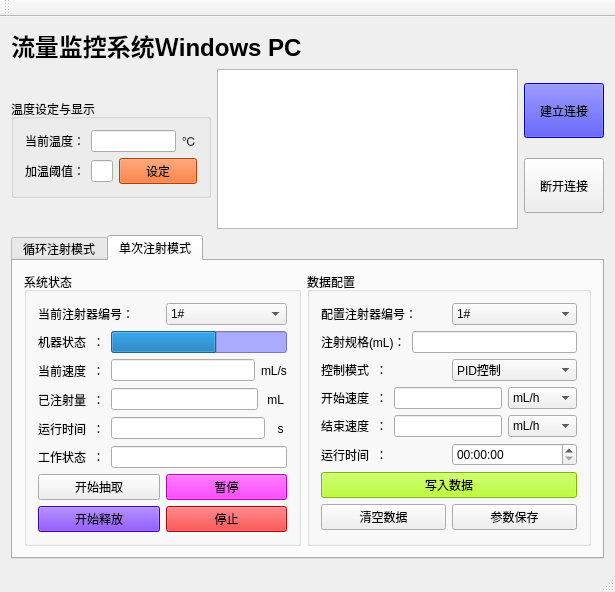
<?xml version="1.0" encoding="UTF-8"?>
<ui version="4.0">
 <class>MainWindow</class>
 <widget class="QMainWindow" name="MainWindow">
  <property name="geometry">
   <rect>
    <x>0</x>
    <y>0</y>
    <width>615</width>
    <height>592</height>
   </rect>
  </property>
  <property name="windowTitle">
   <string>MainWindow</string>
  </property>
  <widget class="QWidget" name="centralWidget">
   <layout class="QVBoxLayout" name="verticalLayout_12">
    <item>
     <layout class="QHBoxLayout" name="horizontalLayout_17">
      <item>
       <widget class="QLabel" name="label_3">
        <property name="text">
         <string>&lt;html&gt;&lt;head/&gt;&lt;body&gt;&lt;p&gt;&lt;span style=&quot; font-size:18pt; font-weight:600;&quot;&gt;流量监控系统Ｗindows PC&lt;/span&gt;&lt;/p&gt;&lt;/body&gt;&lt;/html&gt;</string>
        </property>
       </widget>
      </item>
      <item>
       <spacer name="horizontalSpacer">
        <property name="orientation">
         <enum>Qt::Horizontal</enum>
        </property>
        <property name="sizeHint" stdset="0">
         <size>
          <width>40</width>
          <height>20</height>
         </size>
        </property>
       </spacer>
      </item>
     </layout>
    </item>
    <item>
     <layout class="QHBoxLayout" name="horizontalLayout_21">
      <item>
       <widget class="QGroupBox" name="groupBox_8">
        <property name="minimumSize">
         <size>
          <width>200</width>
          <height>99</height>
         </size>
        </property>
        <property name="maximumSize">
         <size>
          <width>100</width>
          <height>99</height>
         </size>
        </property>
        <property name="title">
         <string>温度设定与显示</string>
        </property>
        <layout class="QVBoxLayout" name="verticalLayout_7">
         <item>
          <layout class="QVBoxLayout" name="verticalLayout_6">
           <item>
            <layout class="QHBoxLayout" name="horizontalLayout_5">
             <item>
              <widget class="QLabel" name="label_19">
               <property name="text">
                <string>当前温度：</string>
               </property>
              </widget>
             </item>
             <item>
              <widget class="QLineEdit" name="lineEdit_all_temp">
               <property name="text">
                <string/>
               </property>
               <property name="readOnly">
                <bool>true</bool>
               </property>
              </widget>
             </item>
             <item>
              <widget class="QLabel" name="label_26">
               <property name="text">
                <string>℃</string>
               </property>
              </widget>
             </item>
            </layout>
           </item>
           <item>
            <layout class="QHBoxLayout" name="horizontalLayout_15">
             <item>
              <widget class="QLabel" name="label_30">
               <property name="text">
                <string>加温阈值：</string>
               </property>
              </widget>
             </item>
             <item>
              <widget class="QLineEdit" name="lineEdit_all_setTemp">
               <property name="text">
                <string/>
               </property>
              </widget>
             </item>
             <item>
              <widget class="QPushButton" name="pushButton_all_setTemp">
               <property name="styleSheet">
                <string notr="true">background-color: rgb(255, 85, 0);</string>
               </property>
               <property name="text">
                <string>设定</string>
               </property>
              </widget>
             </item>
            </layout>
           </item>
          </layout>
         </item>
        </layout>
       </widget>
      </item>
      <item>
       <widget class="QTextBrowser" name="textBrowser"/>
      </item>
      <item>
       <layout class="QVBoxLayout" name="verticalLayout">
        <item>
         <widget class="QPushButton" name="pushButton_setLink">
          <property name="minimumSize">
           <size>
            <width>70</width>
            <height>55</height>
           </size>
          </property>
          <property name="styleSheet">
           <string notr="true">background-color: rgb(0, 0, 255);</string>
          </property>
          <property name="text">
           <string>建立连接</string>
          </property>
         </widget>
        </item>
        <item>
         <widget class="QPushButton" name="pushButton_disLink">
          <property name="minimumSize">
           <size>
            <width>70</width>
            <height>55</height>
           </size>
          </property>
          <property name="text">
           <string>断开连接</string>
          </property>
         </widget>
        </item>
       </layout>
      </item>
     </layout>
    </item>
    <item>
     <widget class="QTabWidget" name="tabWidget">
      <property name="styleSheet">
       <string notr="true"/>
      </property>
      <property name="currentIndex">
       <number>1</number>
      </property>
      <widget class="QWidget" name="ds">
       <attribute name="title">
        <string>循环注射模式</string>
       </attribute>
       <layout class="QVBoxLayout" name="verticalLayout_17">
        <item>
         <layout class="QHBoxLayout" name="horizontalLayout_29">
          <item>
           <widget class="QGroupBox" name="groupBox_3">
            <property name="title">
             <string>系统状态</string>
            </property>
            <layout class="QVBoxLayout" name="verticalLayout_11">
             <item>
              <layout class="QHBoxLayout" name="horizontalLayout_20">
               <item>
                <widget class="QLabel" name="label_18">
                 <property name="text">
                  <string>当前注射器编号：</string>
                 </property>
                </widget>
               </item>
               <item>
                <widget class="QComboBox" name="comboBox_cyc_bh">
                 <property name="styleSheet">
                  <string notr="true">alternate-background-color: rgb(170, 170, 255);</string>
                 </property>
                 <item>
                  <property name="text">
                   <string>1#</string>
                  </property>
                 </item>
                 <item>
                  <property name="text">
                   <string>2#</string>
                  </property>
                 </item>
                 <item>
                  <property name="text">
                   <string>3#</string>
                  </property>
                 </item>
                 <item>
                  <property name="text">
                   <string>4#</string>
                  </property>
                 </item>
                </widget>
               </item>
              </layout>
             </item>
             <item>
              <layout class="QHBoxLayout" name="horizontalLayout">
               <item>
                <widget class="QLabel" name="label_20">
                 <property name="text">
                  <string>当前速度  ：</string>
                 </property>
                </widget>
               </item>
               <item>
                <widget class="QLineEdit" name="lineEdit_cyc_dqsd">
                 <property name="readOnly">
                  <bool>true</bool>
                 </property>
                </widget>
               </item>
               <item>
                <widget class="QLabel" name="label_32">
                 <property name="text">
                  <string>mL/s</string>
                 </property>
                </widget>
               </item>
              </layout>
             </item>
             <item>
              <layout class="QHBoxLayout" name="horizontalLayout_22">
               <item>
                <widget class="QLabel" name="label_21">
                 <property name="text">
                  <string>已注射量  ：</string>
                 </property>
                </widget>
               </item>
               <item>
                <widget class="QLineEdit" name="lineEdit_cyc_yzsl">
                 <property name="readOnly">
                  <bool>true</bool>
                 </property>
                </widget>
               </item>
               <item>
                <widget class="QLabel" name="label_33">
                 <property name="text">
                  <string> mL </string>
                 </property>
                </widget>
               </item>
              </layout>
             </item>
             <item>
              <layout class="QHBoxLayout" name="horizontalLayout_23">
               <item>
                <widget class="QLabel" name="label_22">
                 <property name="text">
                  <string>运行时间  ：</string>
                 </property>
                </widget>
               </item>
               <item>
                <widget class="QLineEdit" name="lineEdit_cyc_yxsj">
                 <property name="readOnly">
                  <bool>true</bool>
                 </property>
                </widget>
               </item>
               <item>
                <widget class="QLabel" name="label_34">
                 <property name="text">
                  <string> s  </string>
                 </property>
                </widget>
               </item>
              </layout>
             </item>
             <item>
              <layout class="QHBoxLayout" name="horizontalLayout_24">
               <item>
                <widget class="QLabel" name="label">
                 <property name="text">
                  <string>循环周期  ：</string>
                 </property>
                </widget>
               </item>
               <item>
                <widget class="QLineEdit" name="lineEdit_cyc_xhzq">
                 <property name="readOnly">
                  <bool>true</bool>
                 </property>
                </widget>
               </item>
               <item>
                <widget class="QLabel" name="label_35">
                 <property name="text">
                  <string> 次 </string>
                 </property>
                </widget>
               </item>
              </layout>
             </item>
             <item>
              <layout class="QHBoxLayout" name="horizontalLayout_25">
               <item>
                <widget class="QLabel" name="label_23">
                 <property name="text">
                  <string>工作状态  ：</string>
                 </property>
                </widget>
               </item>
               <item>
                <widget class="QLineEdit" name="lineEdit_cyc_gzzt">
                 <property name="readOnly">
                  <bool>true</bool>
                 </property>
                </widget>
               </item>
              </layout>
             </item>
             <item>
              <layout class="QVBoxLayout" name="verticalLayout_4">
               <item>
                <widget class="QPushButton" name="pushButton_cyc_yx">
                 <property name="styleSheet">
                  <string notr="true">background-color: rgb(85, 0, 255);</string>
                 </property>
                 <property name="text">
                  <string>运行</string>
                 </property>
                </widget>
               </item>
               <item>
                <layout class="QHBoxLayout" name="horizontalLayout_4">
                 <item>
                  <widget class="QPushButton" name="pushButton_cyc_zt">
                   <property name="styleSheet">
                    <string notr="true">background-color: rgb(255, 0, 255);</string>
                   </property>
                   <property name="text">
                    <string>暂停</string>
                   </property>
                  </widget>
                 </item>
                 <item>
                  <widget class="QPushButton" name="pushButton_cyc_tz">
                   <property name="styleSheet">
                    <string notr="true">background-color: rgb(255, 0, 0);</string>
                   </property>
                   <property name="text">
                    <string>停止</string>
                   </property>
                  </widget>
                 </item>
                </layout>
               </item>
              </layout>
             </item>
            </layout>
           </widget>
          </item>
          <item>
           <widget class="QGroupBox" name="groupBox_4">
            <property name="styleSheet">
             <string notr="true"/>
            </property>
            <property name="title">
             <string>数据配置</string>
            </property>
            <layout class="QVBoxLayout" name="verticalLayout_10">
             <item>
              <layout class="QHBoxLayout" name="horizontalLayout_27">
               <item>
                <widget class="QLabel" name="label_24">
                 <property name="text">
                  <string>配置注射器编号：</string>
                 </property>
                </widget>
               </item>
               <item>
                <widget class="QComboBox" name="comboBox_cyc_bhx">
                 <item>
                  <property name="text">
                   <string>1#</string>
                  </property>
                 </item>
                 <item>
                  <property name="text">
                   <string>2#</string>
                  </property>
                 </item>
                 <item>
                  <property name="text">
                   <string>3#</string>
                  </property>
                 </item>
                 <item>
                  <property name="text">
                   <string>4#</string>
                  </property>
                 </item>
                </widget>
               </item>
              </layout>
             </item>
             <item>
              <layout class="QHBoxLayout" name="horizontalLayout_28">
               <item>
                <widget class="QLabel" name="label_25">
                 <property name="text">
                  <string>注射规格(mL)：</string>
                 </property>
                </widget>
               </item>
               <item>
                <widget class="QLineEdit" name="lineEdit_cyc_zsgg"/>
               </item>
              </layout>
             </item>
             <item>
              <layout class="QHBoxLayout" name="horizontalLayout_30">
               <item>
                <widget class="QLabel" name="label_27">
                 <property name="text">
                  <string>开始速度  ：</string>
                 </property>
                </widget>
               </item>
               <item>
                <widget class="QLineEdit" name="lineEdit_cyc_kssd"/>
               </item>
               <item>
                <widget class="QComboBox" name="comboBox_cyc_kssddw">
                 <item>
                  <property name="text">
                   <string>mL/h</string>
                  </property>
                 </item>
                 <item>
                  <property name="text">
                   <string>L/h</string>
                  </property>
                 </item>
                 <item>
                  <property name="text">
                   <string>mL/m</string>
                  </property>
                 </item>
                 <item>
                  <property name="text">
                   <string>L/m</string>
                  </property>
                 </item>
                </widget>
               </item>
              </layout>
             </item>
             <item>
              <layout class="QHBoxLayout" name="horizontalLayout_31">
               <item>
                <widget class="QLabel" name="label_28">
                 <property name="text">
                  <string>结束速度  ：</string>
                 </property>
                </widget>
               </item>
               <item>
                <widget class="QLineEdit" name="lineEdit_cyc_jssd"/>
               </item>
               <item>
                <widget class="QComboBox" name="comboBox_cyc_jssddw">
                 <item>
                  <property name="text">
                   <string>mL/h</string>
                  </property>
                 </item>
                 <item>
                  <property name="text">
                   <string>L/h</string>
                  </property>
                 </item>
                 <item>
                  <property name="text">
                   <string>mL/m</string>
                  </property>
                 </item>
                 <item>
                  <property name="text">
                   <string>L/m</string>
                  </property>
                 </item>
                </widget>
               </item>
              </layout>
             </item>
             <item>
              <layout class="QHBoxLayout" name="horizontalLayout_2">
               <item>
                <widget class="QLabel" name="label_2">
                 <property name="text">
                  <string>循环周期  ：</string>
                 </property>
                </widget>
               </item>
               <item>
                <widget class="QLineEdit" name="lineEdit_cyc_xhzqx"/>
               </item>
              </layout>
             </item>
             <item>
              <layout class="QHBoxLayout" name="horizontalLayout_32">
               <item>
                <widget class="QLabel" name="label_29">
                 <property name="text">
                  <string>运行时间  ：</string>
                 </property>
                </widget>
               </item>
               <item>
                <widget class="QTimeEdit" name="timeEdit_cyc_yxsj"/>
               </item>
              </layout>
             </item>
             <item>
              <layout class="QVBoxLayout" name="verticalLayout_5">
               <item>
                <widget class="QPushButton" name="pushButton_cyc_xrsj">
                 <property name="styleSheet">
                  <string notr="true">background-color: rgb(170, 255, 0);</string>
                 </property>
                 <property name="text">
                  <string>写入数据</string>
                 </property>
                </widget>
               </item>
               <item>
                <layout class="QHBoxLayout" name="horizontalLayout_26">
                 <item>
                  <widget class="QPushButton" name="pushButton_cyc_csbc">
                   <property name="text">
                    <string>参数保存</string>
                   </property>
                  </widget>
                 </item>
                 <item>
                  <widget class="QPushButton" name="pushButton_cyc_qksj">
                   <property name="text">
                    <string>清空数据</string>
                   </property>
                  </widget>
                 </item>
                </layout>
               </item>
              </layout>
             </item>
            </layout>
           </widget>
          </item>
         </layout>
        </item>
       </layout>
      </widget>
      <widget class="QWidget" name="tab_2">
       <attribute name="title">
        <string>单次注射模式</string>
       </attribute>
       <layout class="QVBoxLayout" name="verticalLayout_9">
        <item>
         <layout class="QHBoxLayout" name="horizontalLayout_33">
          <item>
           <widget class="QGroupBox" name="groupBox_2">
            <property name="title">
             <string>系统状态</string>
            </property>
            <layout class="QVBoxLayout" name="verticalLayout_3">
             <item>
              <layout class="QHBoxLayout" name="horizontalLayout_6">
               <item>
                <widget class="QLabel" name="label_6">
                 <property name="text">
                  <string>当前注射器编号：</string>
                 </property>
                </widget>
               </item>
               <item>
                <widget class="QComboBox" name="comboBox_sin_zsqbh">
                 <property name="styleSheet">
                  <string notr="true">alternate-background-color: rgb(170, 170, 255);</string>
                 </property>
                 <item>
                  <property name="text">
                   <string>1#</string>
                  </property>
                 </item>
                 <item>
                  <property name="text">
                   <string>2#</string>
                  </property>
                 </item>
                 <item>
                  <property name="text">
                   <string>3#</string>
                  </property>
                 </item>
                 <item>
                  <property name="text">
                   <string>4#</string>
                  </property>
                 </item>
                </widget>
               </item>
              </layout>
             </item>
             <item>
              <layout class="QHBoxLayout" name="horizontalLayout_18">
               <item>
                <widget class="QLabel" name="label_16">
                 <property name="text">
                  <string>机器状态  ：</string>
                 </property>
                </widget>
               </item>
               <item>
                <widget class="QProgressBar" name="progressBar_sin_jqzt">
                 <property name="styleSheet">
                  <string notr="true">background-color: rgb(170, 170, 255);
color: rgb(255, 85, 0);</string>
                 </property>
                 <property name="value">
                  <number>60</number>
                 </property>
                 <property name="textVisible">
                  <bool>false</bool>
                 </property>
                </widget>
               </item>
              </layout>
             </item>
             <item>
              <layout class="QHBoxLayout" name="horizontalLayout_9">
               <item>
                <widget class="QLabel" name="label_7">
                 <property name="text">
                  <string>当前速度  ：</string>
                 </property>
                </widget>
               </item>
               <item>
                <widget class="QLineEdit" name="lineEdit_sin_dqsd">
                 <property name="readOnly">
                  <bool>true</bool>
                 </property>
                </widget>
               </item>
               <item>
                <widget class="QLabel" name="label_4">
                 <property name="text">
                  <string>mL/s</string>
                 </property>
                </widget>
               </item>
              </layout>
             </item>
             <item>
              <layout class="QHBoxLayout" name="horizontalLayout_8">
               <item>
                <widget class="QLabel" name="label_8">
                 <property name="text">
                  <string>已注射量  ：</string>
                 </property>
                </widget>
               </item>
               <item>
                <widget class="QLineEdit" name="lineEdit_sin_yzsl">
                 <property name="readOnly">
                  <bool>true</bool>
                 </property>
                </widget>
               </item>
               <item>
                <widget class="QLabel" name="label_5">
                 <property name="text">
                  <string> mL </string>
                 </property>
                </widget>
               </item>
              </layout>
             </item>
             <item>
              <layout class="QHBoxLayout" name="horizontalLayout_7">
               <item>
                <widget class="QLabel" name="label_9">
                 <property name="text">
                  <string>运行时间  ：</string>
                 </property>
                </widget>
               </item>
               <item>
                <widget class="QLineEdit" name="lineEdit_sin_yxsj">
                 <property name="readOnly">
                  <bool>true</bool>
                 </property>
                </widget>
               </item>
               <item>
                <widget class="QLabel" name="label_31">
                 <property name="text">
                  <string>  s </string>
                 </property>
                </widget>
               </item>
              </layout>
             </item>
             <item>
              <layout class="QHBoxLayout" name="horizontalLayout_10">
               <item>
                <widget class="QLabel" name="label_10">
                 <property name="text">
                  <string>工作状态  ：</string>
                 </property>
                </widget>
               </item>
               <item>
                <widget class="QLineEdit" name="lineEdit_sin_gzzt">
                 <property name="readOnly">
                  <bool>true</bool>
                 </property>
                </widget>
               </item>
              </layout>
             </item>
             <item>
              <layout class="QGridLayout" name="gridLayout">
               <item row="0" column="0">
                <widget class="QPushButton" name="pushButton_sin_extract">
                 <property name="text">
                  <string>开始抽取</string>
                 </property>
                </widget>
               </item>
               <item row="0" column="1">
                <widget class="QPushButton" name="pushButton_sin_zt">
                 <property name="styleSheet">
                  <string notr="true">background-color: rgb(255, 0, 255);</string>
                 </property>
                 <property name="text">
                  <string>暂停</string>
                 </property>
                </widget>
               </item>
               <item row="1" column="0">
                <widget class="QPushButton" name="pushButton_sin_yx">
                 <property name="styleSheet">
                  <string notr="true">background-color: rgb(85, 0, 255);</string>
                 </property>
                 <property name="text">
                  <string>开始释放</string>
                 </property>
                </widget>
               </item>
               <item row="1" column="1">
                <widget class="QPushButton" name="pushButton_sin_tz">
                 <property name="styleSheet">
                  <string notr="true">background-color: rgb(255, 0, 0);</string>
                 </property>
                 <property name="text">
                  <string>停止</string>
                 </property>
                </widget>
               </item>
              </layout>
             </item>
            </layout>
           </widget>
          </item>
          <item>
           <widget class="QGroupBox" name="groupBox">
            <property name="title">
             <string>数据配置</string>
            </property>
            <layout class="QVBoxLayout" name="verticalLayout_8">
             <item>
              <layout class="QHBoxLayout" name="horizontalLayout_11">
               <item>
                <widget class="QLabel" name="label_11">
                 <property name="text">
                  <string>配置注射器编号：</string>
                 </property>
                </widget>
               </item>
               <item>
                <widget class="QComboBox" name="comboBox_sin_bhx">
                 <item>
                  <property name="text">
                   <string>1#</string>
                  </property>
                 </item>
                 <item>
                  <property name="text">
                   <string>2#</string>
                  </property>
                 </item>
                 <item>
                  <property name="text">
                   <string>3#</string>
                  </property>
                 </item>
                 <item>
                  <property name="text">
                   <string>4#</string>
                  </property>
                 </item>
                </widget>
               </item>
              </layout>
             </item>
             <item>
              <layout class="QHBoxLayout" name="horizontalLayout_12">
               <item>
                <widget class="QLabel" name="label_15">
                 <property name="text">
                  <string>注射规格(mL)：</string>
                 </property>
                </widget>
               </item>
               <item>
                <widget class="QLineEdit" name="lineEdit_sin_zsgg"/>
               </item>
              </layout>
             </item>
             <item>
              <layout class="QHBoxLayout" name="horizontalLayout_19">
               <item>
                <widget class="QLabel" name="label_17">
                 <property name="text">
                  <string>控制模式  ：</string>
                 </property>
                </widget>
               </item>
               <item>
                <widget class="QComboBox" name="comboBox_sin_kzms">
                 <item>
                  <property name="text">
                   <string>PID控制</string>
                  </property>
                 </item>
                 <item>
                  <property name="text">
                   <string>匀速控制</string>
                  </property>
                 </item>
                </widget>
               </item>
              </layout>
             </item>
             <item>
              <layout class="QHBoxLayout" name="horizontalLayout_13">
               <item>
                <widget class="QLabel" name="label_12">
                 <property name="text">
                  <string>开始速度  ：</string>
                 </property>
                </widget>
               </item>
               <item>
                <widget class="QLineEdit" name="lineEdit_sin_kssd"/>
               </item>
               <item>
                <widget class="QComboBox" name="comboBox_sin_kssddw">
                 <item>
                  <property name="text">
                   <string>mL/h</string>
                  </property>
                 </item>
                 <item>
                  <property name="text">
                   <string>L/h</string>
                  </property>
                 </item>
                 <item>
                  <property name="text">
                   <string>mL/min</string>
                  </property>
                 </item>
                 <item>
                  <property name="text">
                   <string>L/min</string>
                  </property>
                 </item>
                </widget>
               </item>
              </layout>
             </item>
             <item>
              <layout class="QHBoxLayout" name="horizontalLayout_14">
               <item>
                <widget class="QLabel" name="label_13">
                 <property name="text">
                  <string>结束速度  ：</string>
                 </property>
                </widget>
               </item>
               <item>
                <widget class="QLineEdit" name="lineEdit_sin_jssd"/>
               </item>
               <item>
                <widget class="QComboBox" name="comboBox_sin_jssddw">
                 <item>
                  <property name="text">
                   <string>mL/h</string>
                  </property>
                 </item>
                 <item>
                  <property name="text">
                   <string>L/h</string>
                  </property>
                 </item>
                 <item>
                  <property name="text">
                   <string>mL/min</string>
                  </property>
                 </item>
                 <item>
                  <property name="text">
                   <string>L/min</string>
                  </property>
                 </item>
                </widget>
               </item>
              </layout>
             </item>
             <item>
              <layout class="QHBoxLayout" name="horizontalLayout_3">
               <item>
                <widget class="QLabel" name="label_14">
                 <property name="text">
                  <string>运行时间  ：</string>
                 </property>
                </widget>
               </item>
               <item>
                <widget class="QTimeEdit" name="timeEdit_sin_yxsj"/>
               </item>
              </layout>
             </item>
             <item>
              <layout class="QVBoxLayout" name="verticalLayout_2">
               <item>
                <widget class="QPushButton" name="pushButton_sin_xrsj">
                 <property name="styleSheet">
                  <string notr="true">background-color: rgb(170, 255, 0);</string>
                 </property>
                 <property name="text">
                  <string>写入数据</string>
                 </property>
                </widget>
               </item>
               <item>
                <layout class="QHBoxLayout" name="horizontalLayout_16">
                 <item>
                  <widget class="QPushButton" name="pushButton_sin_qksj">
                   <property name="text">
                    <string>清空数据</string>
                   </property>
                  </widget>
                 </item>
                 <item>
                  <widget class="QPushButton" name="pushButton_sin_csbc">
                   <property name="text">
                    <string>参数保存</string>
                   </property>
                  </widget>
                 </item>
                </layout>
               </item>
              </layout>
             </item>
            </layout>
           </widget>
          </item>
         </layout>
        </item>
       </layout>
      </widget>
     </widget>
    </item>
   </layout>
  </widget>
  <widget class="QMenuBar" name="menuBar">
   <property name="geometry">
    <rect>
     <x>0</x>
     <y>0</y>
     <width>615</width>
     <height>26</height>
    </rect>
   </property>
  </widget>
  <widget class="QToolBar" name="mainToolBar">
   <attribute name="toolBarArea">
    <enum>TopToolBarArea</enum>
   </attribute>
   <attribute name="toolBarBreak">
    <bool>false</bool>
   </attribute>
  </widget>
  <widget class="QStatusBar" name="statusBar"/>
 </widget>
 <layoutdefault spacing="6" margin="11"/>
 <resources/>
 <connections/>
</ui>
